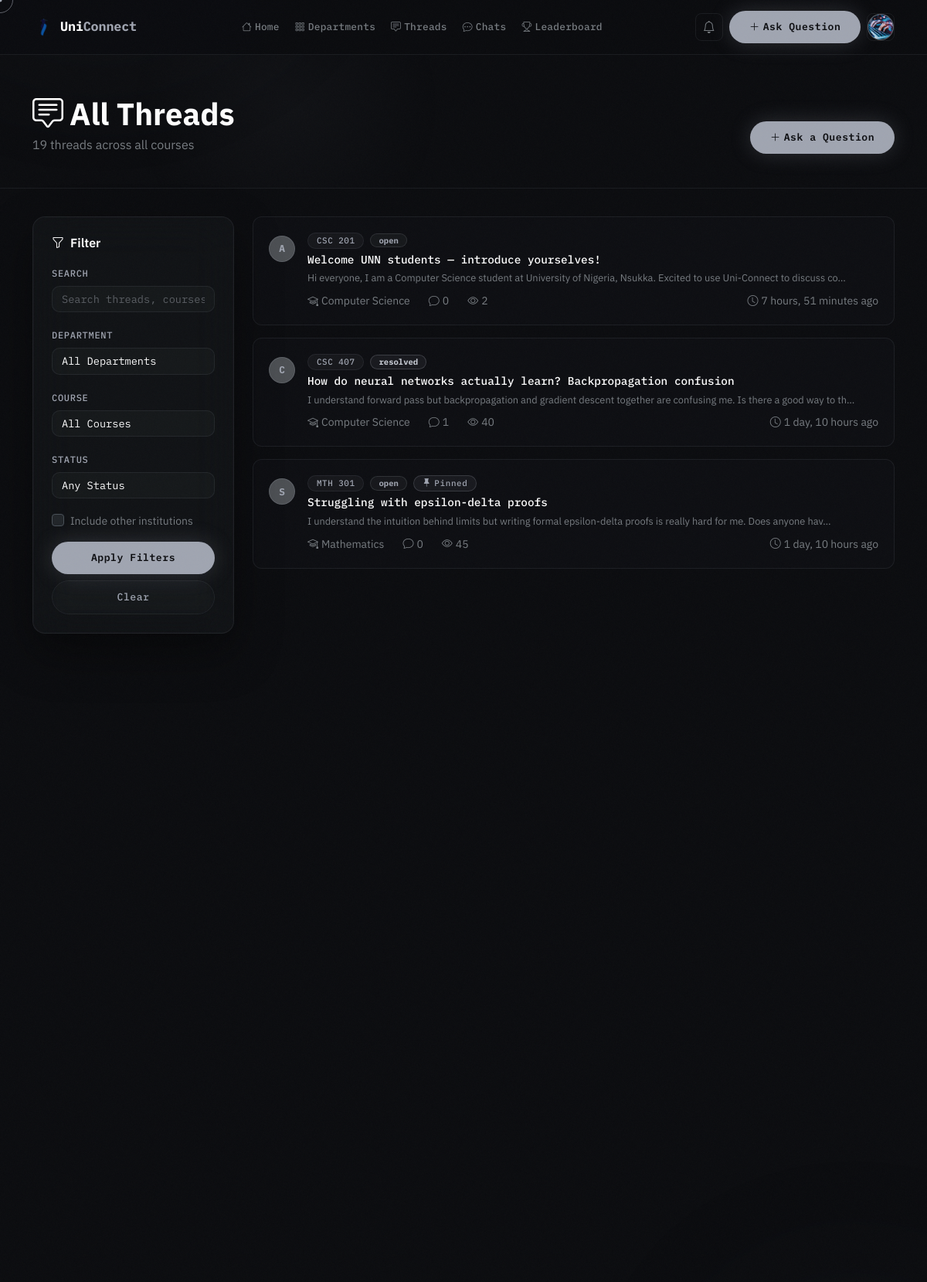
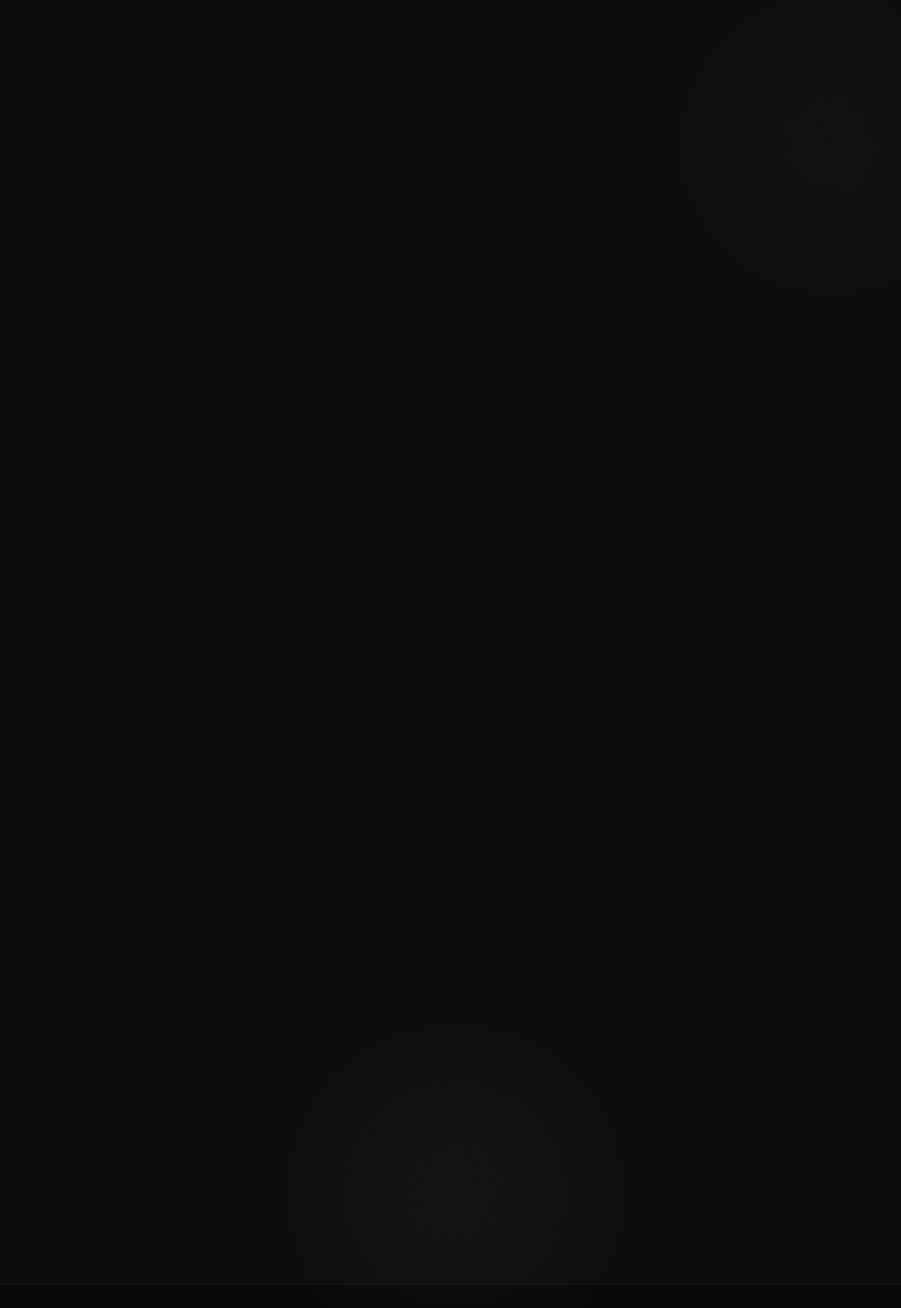
Screenshot of /threads/ (signed in, upper part) with the database file from the repository (2 pictures, top to bottom).
### accounts/models.py (models this page shows, shortened)
class User(AbstractUser):
    ROLE_CHOICES = [
        ('student', 'Student'),
        ('lecturer', 'Lecturer'),
        ('admin', 'Admin'),
    ]
    is_email_verified = models.BooleanField(default=False)
    role = models.CharField(max_length=20, choices=ROLE_CHOICES, default='student')
    school = models.ForeignKey(
        'forum.School', on_delete=models.SET_NULL, null=True, blank=True, related_name='members'
    )
    department = models.ForeignKey(
        'forum.Department', on_delete=models.SET_NULL, null=True, blank=True, related_name='members'
    )
    matric_number = models.CharField(max_length=20, blank=True)
    bio = models.TextField(blank=True)
    avatar = models.ImageField(upload_to='avatars/', blank=True, null=True)
    reputation = models.IntegerField(default=0)
    created_at = models.DateTimeField(auto_now_add=True)

### forum/models.py (models this page shows, shortened)
class Thread(models.Model):
    STATUS_CHOICES = [
        ('open', 'Open'),
        ('resolved', 'Resolved'),
        ('closed', 'Closed'),
    ]
    course = models.ForeignKey(Course, on_delete=models.CASCADE, related_name='threads')
    author = models.ForeignKey(settings.AUTH_USER_MODEL, on_delete=models.CASCADE, related_name='threads')
    title = models.CharField(max_length=300)
    content = models.TextField()
    attachment = models.FileField(upload_to='thread_attachments/', blank=True, null=True)
    voice_note = models.FileField(upload_to='thread_voice_notes/', blank=True, null=True)
    status = models.CharField(max_length=20, choices=STATUS_CHOICES, default='open')
    is_pinned = models.BooleanField(default=False)
    is_deleted = models.BooleanField(default=False)
    views = models.IntegerField(default=0)
    tags = models.ManyToManyField(Tag, blank=True, related_name='threads')
    created_at = models.DateTimeField(auto_now_add=True)
    updated_at = models.DateTimeField(auto_now=True)
    class Meta:
        ordering = ['-is_pinned', '-created_at']
    @property
    def reply_count(self):
        return self.replies.filter(is_deleted=False).count()
    @property
    def has_verified_answer(self):
        return self.replies.filter(is_verified=True).exists()

class Course(models.Model):
    department = models.ForeignKey(Department, on_delete=models.CASCADE, related_name='courses')
    code = models.CharField(max_length=20)
    title = models.CharField(max_length=200)
    description = models.TextField(blank=True)
    level = models.CharField(max_length=10, default='100L')
    semester = models.CharField(max_length=20, default='First Semester')
    units = models.IntegerField(default=3)
    is_active = models.BooleanField(default=True)
    created_at = models.DateTimeField(auto_now_add=True)
    class Meta:
        ordering = ['code']
        unique_together = ['department', 'code']
    def __str__(self):
        return f"{self.code} - {self.title}"

class Department(models.Model):
    school = models.ForeignKey(
        School, on_delete=models.CASCADE, related_name='departments',
        null=True, blank=True,
    )
    name = models.CharField(max_length=200)
    code = models.CharField(max_length=10)
    faculty = models.CharField(max_length=200)
    description = models.TextField(blank=True)
    color = models.CharField(max_length=7, default='#6C63FF')
    icon = models.CharField(max_length=50, default='bi-mortarboard')
    created_at = models.DateTimeField(auto_now_add=True)
    class Meta:
        ordering = ['name']
        unique_together = ['school', 'code']
        indexes = [
            models.Index(fields=['school', 'code']),
        ]
    def __str__(self):
        if self.school_id:
            return f"{self.name} ({self.school})"
        return self.name

### forum/views.py (the view, shortened to what this page needs)
# urls.py: path('threads/', views.thread_list, name='thread_list'),
def thread_list(request):
    threads_qs = Thread.objects.filter(is_deleted=False).select_related(
        'author', 'course__department__school'
    ).annotate(reply_count_ann=Count('replies', filter=Q(replies__is_deleted=False)))
    scope = request.GET.get('scope', '')
    show_all_schools = scope == 'all' or not (request.user.is_authenticated and request.user.school_id)
    if not show_all_schools:
        threads_qs = threads_qs.filter(course__department__school=request.user.school)
    form = SearchForm(request.GET or None)
    paginator = Paginator(threads_qs.order_by('-created_at'), 20)
    page = paginator.get_page(request.GET.get('page'))
    return render(request, 'forum/thread_list.html', {
        'page_obj': page,
        'form': form,
        'show_all_schools': show_all_schools,
    })

### forum/forms.py
class SearchForm(forms.Form):
    q = forms.CharField(
        max_length=200,
        required=False,
        widget=forms.TextInput(attrs={
            'class': 'form-control glass-input',
            'placeholder': 'Search threads, courses, topics...',
        })
    )
    department = forms.ModelChoiceField(
        queryset=Department.objects.all(),
        required=False,
        empty_label='All Departments',
        widget=forms.Select(attrs={'class': 'form-select glass-input'})
    )
    course = forms.ModelChoiceField(
        queryset=Course.objects.filter(is_active=True),
        required=False,
        empty_label='All Courses',
        widget=forms.Select(attrs={'class': 'form-select glass-input'})
    )
    status = forms.ChoiceField(
        choices=[('', 'Any Status'), ('open', 'Open'), ('resolved', 'Resolved')],
        required=False,
        widget=forms.Select(attrs={'class': 'form-select glass-input'})
    )

### forum/context_processors.py (called while the page is built)
def unread_notifications(request):
    count = 0
    if request.user.is_authenticated:
        count = request.user.notifications.filter(is_read=False).count()
    return {'unread_notification_count': count}

### forum/models.py (called while the page is built)
    def __str__(self):
        return self.short_name or self.name

### templates/forum/thread_list.html (shortened to what this page needs)
{% extends 'base.html' %}
{% block content %}
<div class="page-header">
  <div class="container">
    <div class="d-flex justify-content-between align-items-end flex-wrap gap-3">
      <div>
        <h1 class="display-6 fw-bold text-white mb-1"><i class="bi bi-chat-square-text me-2"></i>All Threads</h1>
        <p class="text-muted mb-0">{{ page_obj.paginator.count }} thread{{ page_obj.paginator.count|pluralize }} across all courses</p>
      </div>
      {% if user.is_authenticated %}
      <a href="{% url 'forum:create_thread' %}" class="btn btn-primary-glow">
        <i class="bi bi-plus-lg me-1"></i>Ask a Question
      </a>
      {% endif %}
    </div>
  </div>
</div>
<div class="container pb-5">
  <div class="row g-4">
    <div class="col-lg-3 col-12">
      <div class="glass-panel p-4 sticky-top" style="top:80px;">
        <h6 class="text-white fw-600 mb-3"><i class="bi bi-funnel me-2"></i>Filter</h6>
        <form method="get">
          <div class="mb-3">
            <label class="form-label small">Search</label>
            {{ form.q }}
          </div>
          <div class="mb-3">
            <label class="form-label small">Department</label>
            {{ form.department }}
          </div>
          <div class="mb-3">
            <label class="form-label small">Course</label>
            {{ form.course }}
          </div>
          <div class="mb-3">
            <label class="form-label small">Status</label>
            {{ form.status }}
          </div>
          {% if user.is_authenticated and user.school %}
          <div class="form-check mb-3">
            <input class="form-check-input" type="checkbox" name="scope" value="all" id="scopeAll" {% if show_all_schools %}checked{% endif %} onchange="this.form.submit()">
            <label class="form-check-label small text-muted" for="scopeAll">
              Include other institutions
            </label>
          </div>
          {% endif %}
          <button type="submit" class="btn btn-primary-glow w-100 btn-sm">Apply Filters</button>
          <a href="{% url 'forum:thread_list' %}" class="btn btn-outline-glass w-100 btn-sm mt-2">Clear</a>
        </form>
      </div>
    </div>
    <div class="col-lg-9">
      {% for thread in page_obj %}
      <a href="{% url 'forum:thread_detail' thread.pk %}" class="thread-card mb-3">
        <div class="d-flex align-items-start gap-3">
          <div class="avatar-sm mt-1">{{ thread.author.username|first|upper }}</div>
          <div class="flex-grow-1 min-w-0">
            <div class="d-flex align-items-center gap-2 mb-1 flex-wrap">
              <span class="badge badge-glass small">{{ thread.course.code }}</span>
              <span class="badge {% if thread.status == 'resolved' %}badge-resolved{% else %}badge-open{% endif %}">{{ thread.status }}</span>
              {% if thread.is_pinned %}<span class="badge badge-glow small"><i class="bi bi-pin-fill me-1"></i>Pinned</span>{% endif %}
            </div>
            <div class="thread-title">{{ thread.title }}</div>
            <div class="thread-excerpt mt-1">{{ thread.content|truncatechars:120 }}</div>
            <div class="d-flex gap-4 text-muted small mt-2">
              <span><i class="bi bi-mortarboard me-1"></i>{{ thread.course.department.name }}</span>
              <span><i class="bi bi-chat me-1"></i>{{ thread.reply_count }}</span>
              <span><i class="bi bi-eye me-1"></i>{{ thread.views }}</span>
              <span class="ms-auto"><i class="bi bi-clock me-1"></i>{{ thread.created_at|timesince }} ago</span>
            </div>
          </div>
        </div>
      </a>
      {% empty %}
      <div class="glass-panel p-5 text-center">
        <i class="bi bi-chat-square-dots fs-1 text-muted d-block mb-3"></i>
        <p class="text-muted mb-3">No threads match your search.</p>
        <a href="{% url 'forum:create_thread' %}" class="btn btn-primary-glow">Ask the first question</a>
      </div>
      {% endfor %}
    </div>
  </div>
</div>
{% endblock %}

### templates/base.html (shortened to what this page needs)
<!doctype html>
<html lang="en" data-bs-theme="dark">
  <head>
    <link
      rel="stylesheet"
      href="https://cdn.jsdelivr.net/npm/bootstrap@5.3.3/dist/css/bootstrap.min.css"
    />
    <link
      rel="stylesheet"
      href="https://cdn.jsdelivr.net/npm/bootstrap-icons@1.11.3/font/bootstrap-icons.min.css"
    />
    {% load static %}
    <link rel="stylesheet" href="{% static 'css/main.css' %}" />
  </head>
  <body class="{% block body_class %}{% endblock %}">
    <div class="ambient-orb orb-2" aria-hidden="true"></div>
    <div class="ambient-orb orb-3" aria-hidden="true"></div>
    <nav class="navbar navbar-expand-lg glass-nav">
      <div class="container">
        <a
          class="navbar-brand d-flex align-items-center gap-2"
          href="{% url 'forum:home' %}"
        >
          <img
            src="{% static 'logo-removebg-preview.png' %}"
            alt="Uni-Connect logo"
            class="site-logo navbar-logo"
          />
          <span class="brand-name"
            >Uni<span class="text-accent">Connect</span></span
          >
        </a>
        <div class="collapse navbar-collapse" id="navMain">
          <ul class="navbar-nav mx-auto gap-1">
            <li class="nav-item">
              <a class="nav-link nav-pill" href="{% url 'forum:home' %}"
                ><i class="bi bi-house me-1"></i>Home</a
              >
            </li>
            <li class="nav-item">
              <a class="nav-link nav-pill" href="{% url 'forum:departments' %}"
                ><i class="bi bi-grid-3x3-gap me-1"></i>Departments</a
              >
            </li>
            <li class="nav-item">
              <a class="nav-link nav-pill" href="{% url 'forum:thread_list' %}"
                ><i class="bi bi-chat-square-text me-1"></i>Threads</a
              >
            </li>
            {% if user.is_authenticated %}
            <li class="nav-item">
              <a class="nav-link nav-pill" href="{% url 'forum:chat_list' %}"
                ><i class="bi bi-chat-dots me-1"></i>Chats</a
              >
            </li>
            {% endif %}
            <li class="nav-item">
              <a class="nav-link nav-pill" href="{% url 'forum:leaderboard' %}"
                ><i class="bi bi-trophy me-1"></i>Leaderboard</a
              >
            </li>
          </ul>
          <div class="d-flex align-items-center gap-2">
            {% if user.is_authenticated %}
            <a
              href="{% url 'forum:notifications' %}"
              class="btn btn-ghost-icon position-relative"
            >
              <i class="bi bi-bell"></i>
            </a>
            <a
              href="{% url 'forum:create_thread' %}"
              class="btn btn-primary-glow btn-sm"
            >
              <i class="bi bi-plus-lg me-1"></i>Ask Question
            </a>
            <div class="dropdown">
              <button
                class="btn btn-ghost-icon dropdown-toggle no-caret"
                data-bs-toggle="dropdown"
              >
                <div class="avatar-sm">
                  {% if user.avatar %}
                  <img src="{{ user.avatar.url }}" alt="{{ user.username }}" />
                  {% else %}
                  <span>{{ user.username|first|upper }}</span>
                  {% endif %}
                </div>
              </button>
            </div>
            {% endif %}
          </div>
        </div>
      </div>
    </nav>
    <main>{% block content %}{% endblock %}</main>
    <footer class="footer-glass py-5 mt-5">
      <div class="container">
        <div class="row g-4">
        </div>
      </div>
    </footer>
    {% load static %}
  </body>
</html>

### rows the page displays
User: avatar (picture)
Thread: author.username|first "A", course.code "CSC 201", status "open", title "Welcome UNN students — introduce yourselves!", content "Hi everyone, I am a Computer Science student at University of Nigeria, Nsukka. Excited to use Uni-Connect to discuss co…", course.department.name "Computer Science", reply_count "0", views "2", created_at "7 hours, 51 minutes"
Thread: author.username|first "C", course.code "CSC 407", status "resolved", title "How do neural networks actually learn? Backpropagation confusion", content "I understand forward pass but backpropagation and gradient descent together are confusing me. Is there a good way to th…", course.department.name "Computer Science", reply_count "1", views "40", created_at "1 day, 10 hours"
Thread: author.username|first "S", course.code "MTH 301", status "open", is_pinned True (drawn), title "Struggling with epsilon-delta proofs", content "I understand the intuition behind limits but writing formal epsilon-delta proofs is really hard for me. Does anyone hav…", course.department.name "Mathematics", reply_count "0", views "45", created_at "1 day, 10 hours"

### other values shown
{{ page_obj.paginator.count }} "19"
